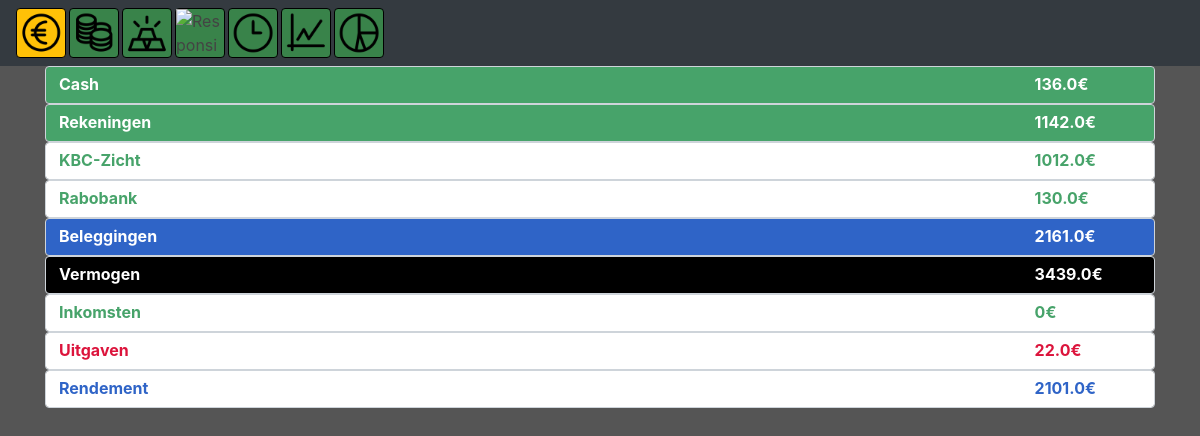
The app's page /balans (signed in), older data.
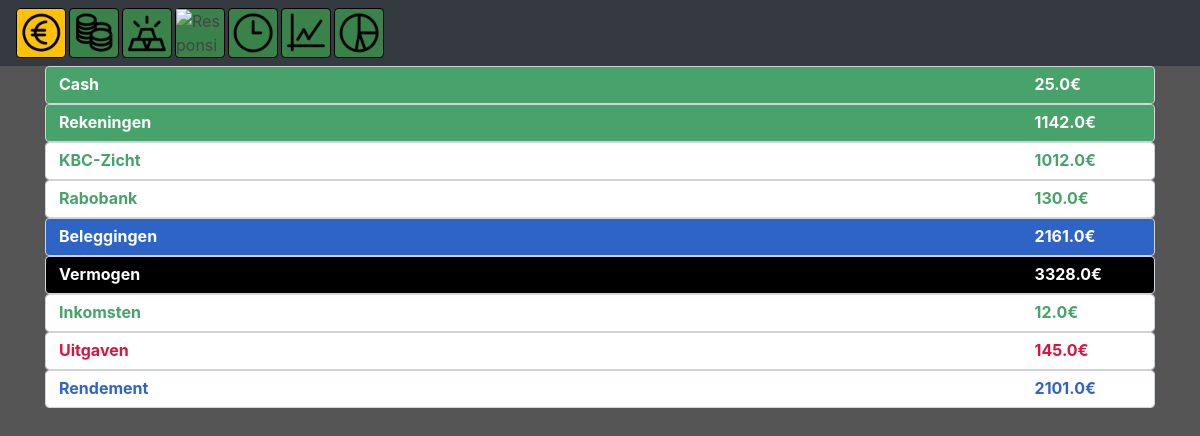
The same page, newer data.
### tables this page shows
CREATE TABLE "rekeningen" (
	`userid`	INTEGER NOT NULL,
	`balans`	REAL NOT NULL,
	`rekeningnaam`	TEXT
);

### app.py (the view)
@app.route("/balans")
@login_required
def balans():
    db = db_connect('pythonsqlite.db')
    rowsb = db.execute("SELECT * FROM rekeningen WHERE userid = ? ",
                          (session["user_id"],))
    rowb = rowsb.fetchall()
    balans = 0
    for row in rowb:
        if not row[2] == "smekkels":
            balans += row[1]
    rekeningtotaal = 0
    for row in rowb:
        if not row[2] == "smekkels" and not row[2] == "Cash":
            rekeningtotaal += row[1]
    db = db_connect('pythonsqlite.db')
    selecteer = db.execute("SELECT * FROM Transacties WHERE userid=? and Soort=?",
                            (session["user_id"], "Inkomst"))
    inkomsten = selecteer.fetchall()
    alltimeinkomsten = 0
    for inkomst in inkomsten:
        alltimeinkomsten += inkomst[2]
    selecteer2 = db.execute("SELECT * FROM Transacties WHERE userid=? and Soort=?",
                            (session["user_id"], "Uitgave"))
    uitgaven = selecteer2.fetchall()
    alltimeuitgaven = 0
    for uitgave in uitgaven:
        alltimeuitgaven += uitgave[2]
        rowsb = db.execute("SELECT * FROM Beleggingen WHERE Userid = ?",
                          (session["user_id"],))
        beleggingen = rowsb.fetchall()
    totaalbeleggingen = 0
    totaalprijs = 0
    totaalverkocht = 0
    for row in beleggingen:
        totaalprijs += row[2]
        totaalbeleggingen += row[3]
        totaalverkocht += row[6]
    return render_template("balans.html", totaalprijs=totaalprijs, totaalbeleggingen=totaalbeleggingen, totaalverkocht=totaalverkocht, rekeningen=rowb, totaal=balans, rekeningtotaal=rekeningtotaal, inkomsten=alltimeinkomsten, uitgaven=alltimeuitgaven)

### helpers.py (called while the page is built)
def db_connect(string):
    conn = sqlite3.connect(string)
    return conn.cursor()

def login_required(f):
    @wraps(f)
    def decorated_function(*args, **kwargs):
        if session.get("user_id") is None:
            return redirect("/login")
        return f(*args, **kwargs)
    return decorated_function

### templates/balans.html (shortened to what this page needs)
{%extends "layoutHome.html"%}
{%block homeBody%}
<div class="container">
    {% for row in rekeningen %}
    {% if row[2] == "Cash" %}
    <div class="form-control cash">
        <table class="full">
                <tr>
                    <td class="tillend balans">{{row[2]}}</td>
                    <td class="balans">{{row[1]}}€</td>
                </tr>
            </table>
        </div>
    {% endif %}
    {% endfor %}
    <div class="form-control rekeningen">
            <table class="full">
                    <tr>
                        <td class="tillend balans">Rekeningen</td>
                        <td class="balans">{{rekeningtotaal}}€</td>
                    </tr>
                </table>
            </div>
    {% for row in rekeningen %}
    {% if row[2] != "smekkels" and row[2] != "Cash" %}
    <div class="form-control rekeningenbalans">
        <table class="full">
            <tr>
                <td class="tillend rekeningenbalans">{{row[2]}}</td>
                <td class="rekeningenbalans">{{row[1]}}€</td>
            </tr>
        </table>
    </div>
    {% endif %}
    {% endfor %}
    <div class="form-control beleggingen">
        <table class="full">
                <tr>
                    <td class="tillend balans">Beleggingen</td>
                    <td class="balans">{{totaalbeleggingen}}€</td>
                </tr>
            </table>
        </div>
    <div class="form-control totaalbalans">
        <table class="full">
            <tr>
                <td class="tillend balans">Vermogen</td>
                <td class="balans">{{totaal + totaalbeleggingen}}€</td>
            </tr>
        </table>
    </div>
    <div class="form-control">
        <table class="full">
            <tr>
                <td class="tillend rekeningenbalans">Inkomsten</td>
                <td class="rekeningenbalans">{{inkomsten}}€</td>
            </tr>
        </table>
    </div>
    <div class="form-control">
        <table class="full">
            <tr>
                <td class="tillend schuldenbalans">Uitgaven</td>
                <td class="schuldenbalans">{{uitgaven}}€</td>
            </tr>
        </table>
    </div>
    <div class="form-control">
        <table class="full">
            <tr>
                <td class="tillend beleggingenbalans">Rendement</td>
                <td class="beleggingenbalans">{{totaalbeleggingen - totaalprijs + totaalverkocht}}€</td>
            </tr>
        </table>
    </div>
</div>
{%endblock%}

### templates/layoutHome.html (shortened to what this page needs)
{% extends "layout.html" %}
{%block body%}
<nav class="navbar navbar-dark bg-dark">
    <a class="card maincard" href="/">
        <img src="static/icons/input.png" class="img-fluid" alt="Responsive image">
    </a>
    <div class="scrolling-wrapper-flexbox">
      <div class="card incomecard"><a href="/budget">
        <img src="static/icons/budget.png" class="img-fluid" alt="Responsive image"></a>
      </div>
      <div class="card incomecard "><a href="/balans">
          <img src="static/icons/balans.png" class="img-fluid" alt="Responsive image"></a>
        </div>
      <div class="card incomecard"><a href="/maand">
          <img src="static/icons/maand.png" class="img-fluid" alt="Responsive image"></a>
        </div>
      <div class="card incomecard"><a href="/jaar">
          <img src="static/icons/jaar.png" class="img-fluid" alt="Responsive image"></a>
        </div>
      <div class="card incomecard"><a href="/beleggingen">
        <img src="static/icons/aandelen.png" class="img-fluid" alt="Responsive image"></a>
      </div>
      <div class="card incomecard"><a href="/grafiek">
          <img src="static/icons/grafieken.png" class="img-fluid" alt="Responsive image"></a>
        </div>
    </div>
  </nav>
  {%block homeBody%}
  {%endblock%}
{%endblock%}

### templates/layout.html (shortened to what this page needs)
<!DOCTYPE <!DOCTYPE html>
<html>
    <head>
        <link rel="stylesheet" href="https://stackpath.bootstrapcdn.com/bootstrap/4.1.2/css/bootstrap.min.css">
        <link href="/static/styles.css" rel="stylesheet"/>
    </head>
<body>
    {%block body %}{%endblock%}
</body>
</html>

### static/styles.css (style rules this page uses)
body { background: #555555 !important; }
.navbar { flex-wrap: nowrap; }
.scrolling-wrapper-flexbox { display: flex; flex-wrap: nowrap; overflow-x: auto; }
.card { flex: 0 0 auto; margin-right: 3px; }
.card { border: 1px solid rgb(0, 0, 0); width: 50px; height: 50px; }
.scrolling-wrapper, .scrolling-wrapper-flexbox { height: 50px; width: 100%; -webkit-overflow-scrolling: auto; }
.full { width: 100%; }
.tillend { width: 90% }
a { color:#444;text-decoration:none; }
.cash { background-color: rgb(71, 163, 106) !important; text-transform: capitalize; }
.rekeningenbalans { color: rgb(71, 163, 106); text-transform: capitalize; font-weight: bold; }
.beleggingenbalans { color: rgb(47, 100, 199); font-weight: bold; }
.schuldenbalans { color: crimson; font-weight: bold; }
.totaalbalans { background-color: rgb(0, 0, 0); }
.balans { color: #ffffff !important; font-weight: bold; }
.beleggingen { background-color: rgb(47, 100, 199); }
.rekeningen { background-color: rgb(71, 163, 106); }
.maincard { background-color: #ffc107; }
.incomecard { background-color: #39834a; }

Row changes from the older to the newer data that the page shows:
changed rekeningen "Cash": balans "136.0" → "25.0"
Text that changed along with them:
{{ totaal + totaalbeleggingen }}: "3439.0" → "3328.0"
{{ inkomsten }}: "0" → "12.0"
{{ uitgaven }}: "22.0" → "145.0"
